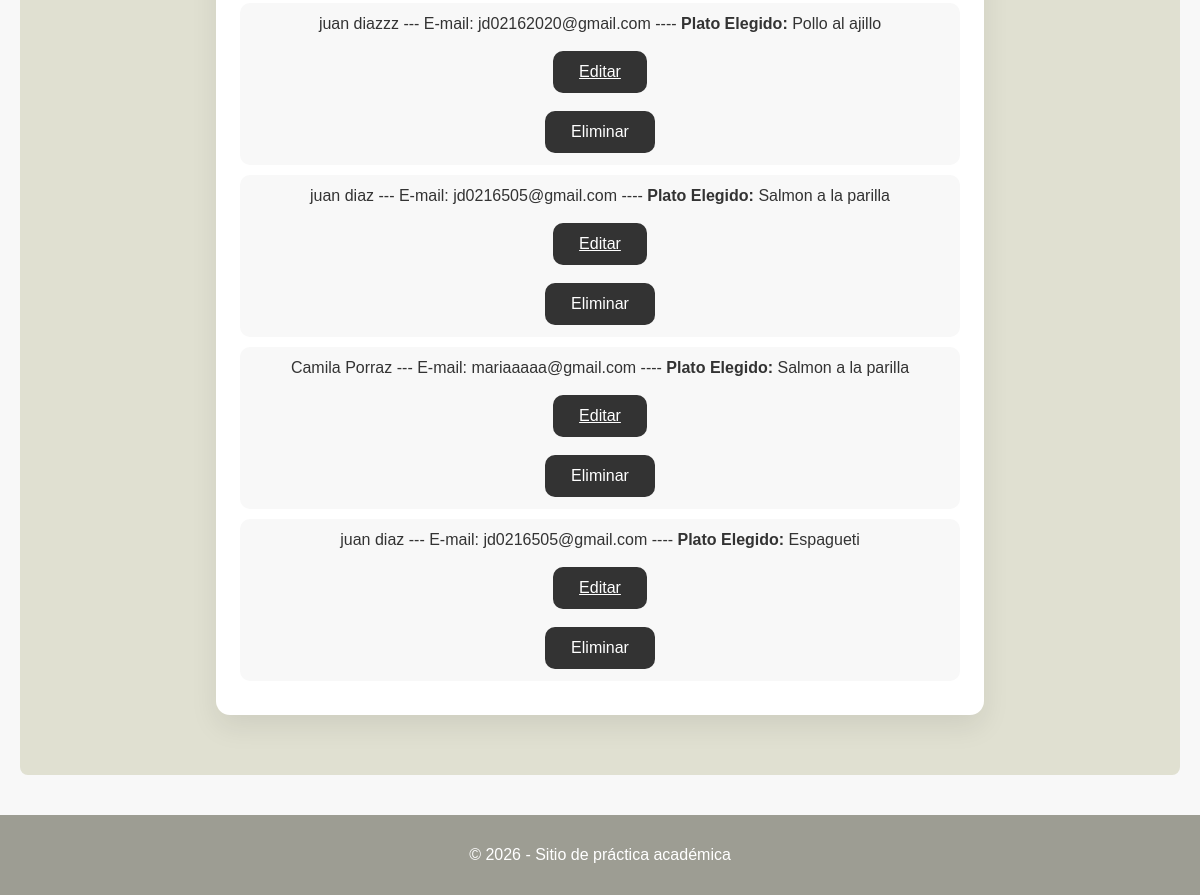
Before: /pedidos (signed in, lower part) with the older database file.
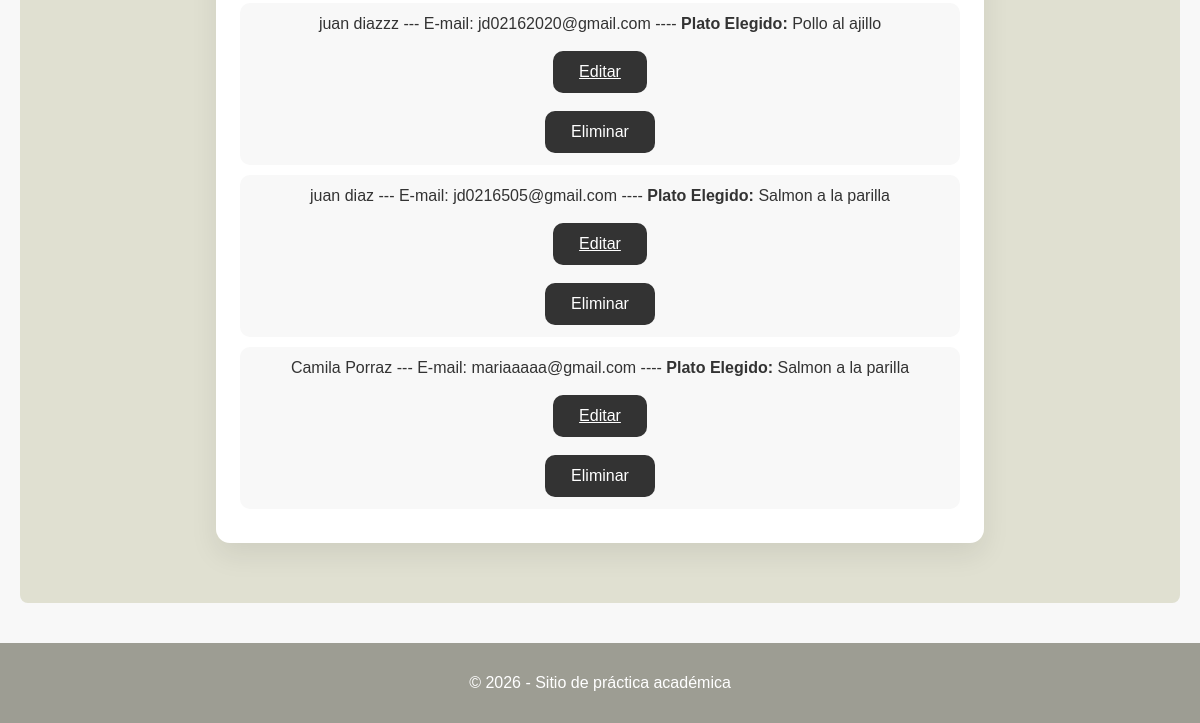
After: the same page with the newer database file.
### tables this page shows
CREATE TABLE usuarios (
    id INTEGER PRIMARY KEY AUTOINCREMENT,
    nombre TEXT NOT NULL,
    apellido TEXT NOT NULL,
    email TEXT NOT NULL,
    opcion TEXT NOT NULL
        );

### paginas/shop.py (the view, shortened to what this page needs)
@shop_bp.route('/pedidos', methods=['GET', 'POST'])
def pedidos():
    conn = get_connection()
    usuarios = conn.execute('SELECT id, nombre, apellido, email, opcion FROM usuarios').fetchall()
    conn.close()
    return render_template('pedidos.html', usuarios=usuarios)

### app.py (called while the page is built)
@app.before_request
def require_login():
    allowed = ('login', 'register', 'static')
    if request.endpoint in allowed:
        return
    if 'username' not in session:
        return redirect(url_for('login'))

### db.py (called while the page is built)
def get_connection():
    conn = sqlite3.connect('usuarios.db')
    conn.row_factory = sqlite3.Row
    return conn

### templates/pedidos.html (shortened to what this page needs)
{% extends 'base.html' %}
{% block content %}
<div class="full-width">
    <div class="pedido-container">
        <ul>
        {% for u in usuarios %}
            <li class="pedido-item">
                <span class="pedido-texto">
                    {{ u[1] }} {{ u[2] }} --- E-mail: {{ u[3] }} ---- <strong>Plato Elegido:</strong> {{ u[4] }}
                </span>
                <div class="acciones-container">
                    <a href="{{ url_for('edicion1.editar_pedido', id=u[0]) }}" class="btn-action btn-editar">Editar</a>
                    <form action="{{ url_for('edicion1.eliminar_pedido', id=u[0]) }}" method="POST" style="margin: 0;" onsubmit="return confirm('¿Estás seguro de que deseas eliminar este pedido?');">
                        <button type="submit" class="btn-action btn-eliminar">Eliminar</button>
                    </form>
                </div>
            </li>
        {% else %}
            <li>No hay pedidos aún.</li>
        {% endfor %}
        </ul>
    </div>
</div>
{% endblock %}

Changed rows visible on the page:
removed usuarios: nombre "juan", apellido "diaz", email "jd0216505@gmail.com", opcion "Espagueti"
